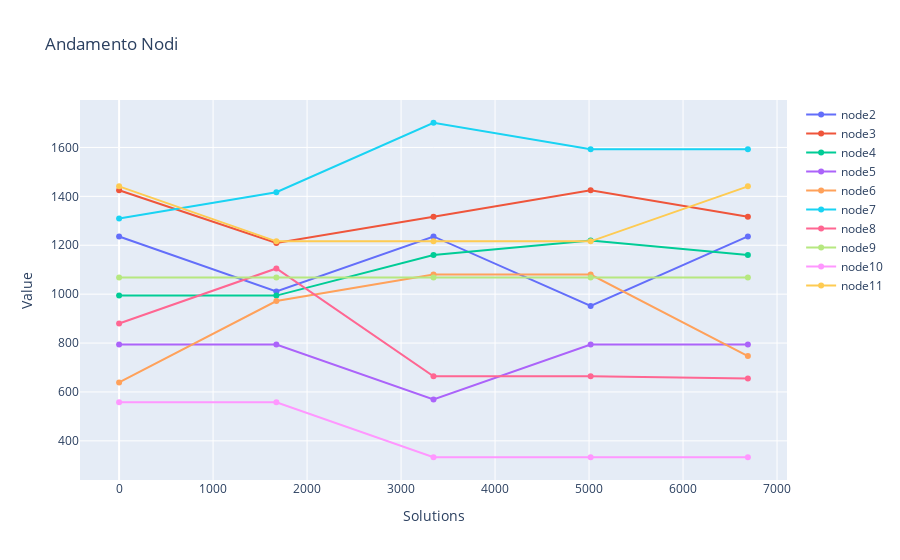

Notebook code for this chart:
### Code cell
fig = go.Figure()
fig.add_trace(go.Scatter(x=df_cut.index, y=df_cut["node2"], mode='lines+markers', name='node2'))
fig.add_trace(go.Scatter(x=df_cut.index, y=df_cut["node3"], mode='lines+markers', name='node3'))
fig.add_trace(go.Scatter(x=df_cut.index, y=df_cut["node4"], mode='lines+markers', name='node4'))
fig.add_trace(go.Scatter(x=df_cut.index, y=df_cut["node5"], mode='lines+markers', name='node5'))
fig.add_trace(go.Scatter(x=df_cut.index, y=df_cut["node6"], mode='lines+markers', name='node6'))
fig.add_trace(go.Scatter(x=df_cut.index, y=df_cut["node7"], mode='lines+markers', name='node7'))
fig.add_trace(go.Scatter(x=df_cut.index, y=df_cut["node8"], mode='lines+markers', name='node8'))
fig.add_trace(go.Scatter(x=df_cut.index, y=df_cut["node9"], mode='lines+markers', name='node9'))
fig.add_trace(go.Scatter(x=df_cut.index, y=df_cut["node10"], mode='lines+markers', name='node10'))
fig.add_trace(go.Scatter(x=df_cut.index, y=df_cut["node11"], mode='lines+markers', name='node11'))
fig.update_layout(title='Andamento Nodi', xaxis_title='Solutions', yaxis_title='Value')
fig.show()

### Figure 1 — Plotly figure (JSON) as saved in the notebook; plotly's stock layout.template omitted (floating-point values rounded to 4 significant figures)
{"data": [{"mode": "lines+markers", "name": "node2", "type": "scatter", "x": [0, 1673, 3345, 5017, 6690], "y": [1236, 1011, 1236, 952, 1236]}, {"mode": "lines+markers", "name": "node3", "type": "scatter", "x": [0, 1673, 3345, 5017, 6690], "y": [1425, 1209, 1317, 1425, 1317]}, {"mode": "lines+markers", "name": "node4", "type": "scatter", "x": [0, 1673, 3345, 5017, 6690], "y": [994, 994, 1160, 1219, 1160]}, {"mode": "lines+markers", "name": "node5", "type": "scatter", "x": [0, 1673, 3345, 5017, 6690], "y": [794, 794, 569, 794, 794]}, {"mode": "lines+markers", "name": "node6", "type": "scatter", "x": [0, 1673, 3345, 5017, 6690], "y": [639, 972, 1080, 1080, 747]}, {"mode": "lines+markers", "name": "node7", "type": "scatter", "x": [0, 1673, 3345, 5017, 6690], "y": [1309, 1417, 1701, 1593, 1593]}, {"mode": "lines+markers", "name": "node8", "type": "scatter", "x": [0, 1673, 3345, 5017, 6690], "y": [880, 1105, 664, 664, 655]}, {"mode": "lines+markers", "name": "node9", "type": "scatter", "x": [0, 1673, 3345, 5017, 6690], "y": [1068, 1068, 1068, 1068, 1068]}, {"mode": "lines+markers", "name": "node10", "type": "scatter", "x": [0, 1673, 3345, 5017, 6690], "y": [558, 558, 333, 333, 333]}, {"mode": "lines+markers", "name": "node11", "type": "scatter", "x": [0, 1673, 3345, 5017, 6690], "y": [1441, 1216, 1216, 1216, 1441]}], "layout": {"title": {"text": "Andamento Nodi"}, "xaxis": {"title": {"text": "Solutions"}}, "yaxis": {"title": {"text": "Value"}}}}
